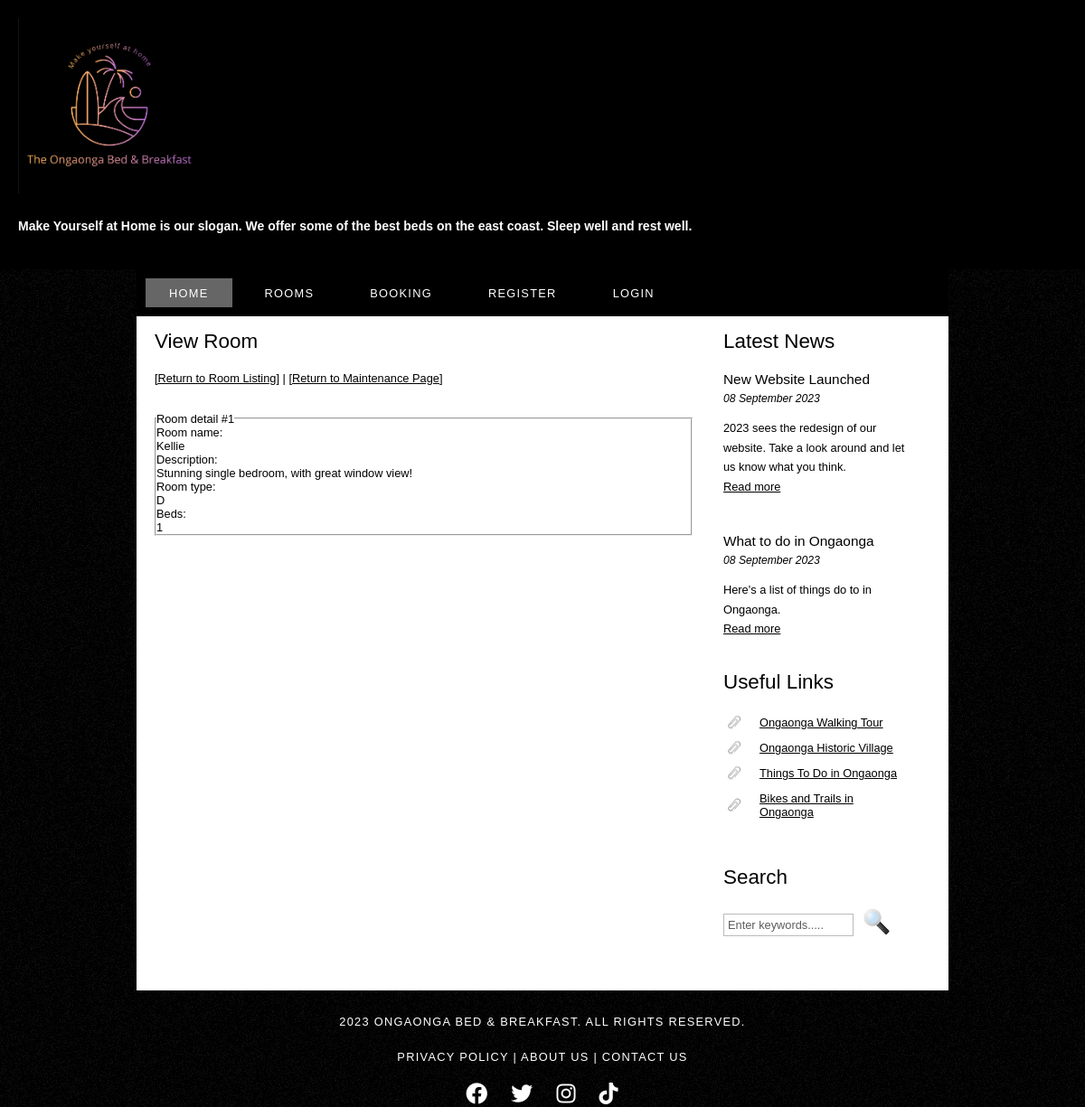
The app's page /viewroom.php?id=1 with its own data.
### tables this page shows
CREATE TABLE `room` (
  `roomID` int unsigned NOT NULL AUTO_INCREMENT,
  `roomname` varchar(100) NOT NULL,
  `description` text,
  `roomtype` char(1) NOT NULL,
  `beds` int DEFAULT NULL,
  `availability` enum('Available','Occupied') DEFAULT NULL,
  PRIMARY KEY (`roomID`)
);

### viewroom.php (the view, shortened to what this page needs)
<?php
$id = $_GET['id'];
$DBC = mysqli_connect("127.0.0.1", DBUSER, DBPASSWORD, DBDATABASE);
$query = 'SELECT * FROM room WHERE roomID=?';
$stmt = mysqli_prepare($DBC, $query);
mysqli_stmt_bind_param($stmt, 'i', $id);
mysqli_stmt_execute($stmt);
$result = mysqli_stmt_get_result($stmt);
$row = mysqli_fetch_assoc($result);
?>
<!DOCTYPE HTML>
<html>
<head>
  <link rel="stylesheet" type="text/css" href="style/style.css" title="style" />
  <link rel="stylesheet" href="https://cdnjs.cloudflare.com/ajax/libs/font-awesome/6.0.0-beta3/css/all.min.css">
</head>
<body>
<?php include 'header.php'; ?>
<?php include 'menubar.php'; ?>
  <div id="site_content">
  <?php include 'sidebar.php'; ?>
  <div id="content">
    <h2>View Room</h2>
    <a href="roomlist.php">[Return to Room Listing]</a> | <a href="./maintenance.php">[Return to Maintenance Page]</a>
    <fieldset>
        <legend>Room detail #<?php echo htmlspecialchars($id); ?></legend>
        <dl>
            <dt>Room name:</dt>
            <dd><?php echo htmlspecialchars($row['roomname']); ?></dd>
            <dt>Description:</dt>
            <dd><?php echo htmlspecialchars($row['description']); ?></dd>
            <dt>Room type:</dt>
            <dd><?php echo htmlspecialchars($row['roomtype']); ?></dd>
            <dt>Beds:</dt>
            <dd><?php echo htmlspecialchars($row['beds']); ?></dd>
        </dl>
    </fieldset>
</div>
  </div>
    <?php include 'footer.php'; ?>
</body>
</html>

### style/style.css (style rules this page uses)
html { height: 100%; }
* { margin: 0; padding: 0; }
body { font: normal .80em 'trebuchet ms', arial, sans-serif; background: #F0EFE2 url(background.png) repeat; color: #000; }
h1, h2, h3, h4, h5, h6 { font: normal 175% 'century gothic', arial, sans-serif; color: #000; margin: 0 0 15px 0; padding: 15px 0 5px 0; }
h2 { font: normal 175% 'century gothic', arial, sans-serif; }
a, a:hover { outline: none; text-decoration: underline; color: #000; }
#main, #logo, #menubar, #site_content, #footer { margin-left: auto; margin-right: auto; }
#site_content { width: 854px; overflow: hidden; margin: 0 auto 0 auto; padding: 0 24px 20px 20px; background: #FFF; }
#content { text-align: left; float: left; width: 595px; padding: 0; }

### viewroom.php (style rules this page uses)
fieldset { margin-top: 30px; }

### records on screen
room: roomname "Kellie", description "Stunning single bedroom, with great window view!", roomtype "D", beds "1"

### other values on screen
$id "1"
